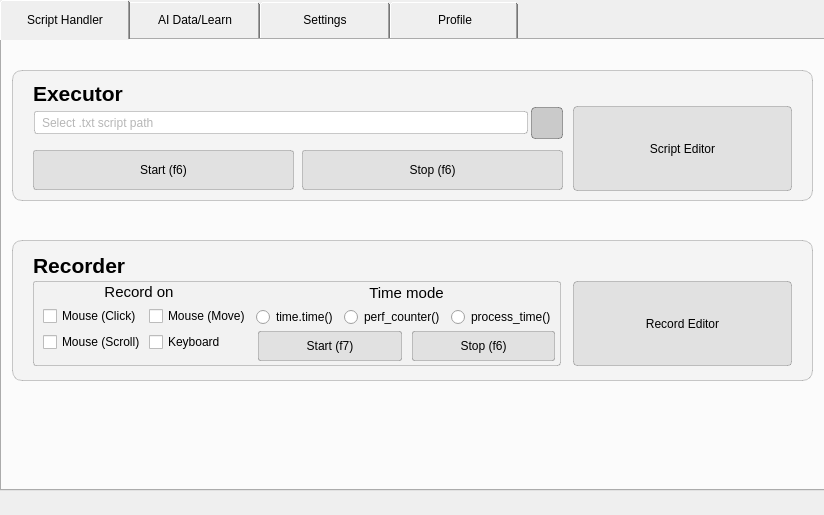
<?xml version="1.0" encoding="UTF-8"?>
<ui version="4.0">
 <class>MainWindow</class>
 <widget class="QMainWindow" name="MainWindow">
  <property name="windowModality">
   <enum>Qt::NonModal</enum>
  </property>
  <property name="enabled">
   <bool>true</bool>
  </property>
  <property name="geometry">
   <rect>
    <x>0</x>
    <y>0</y>
    <width>824</width>
    <height>515</height>
   </rect>
  </property>
  <property name="windowTitle">
   <string>GInput AI</string>
  </property>
  <property name="windowIcon">
   <iconset resource="files_ico.qrc">
    <normaloff>:/ico/assets/mouse_icon-icons.com_60636.ico</normaloff>:/ico/assets/mouse_icon-icons.com_60636.ico</iconset>
  </property>
  <property name="styleSheet">
   <string notr="true"/>
  </property>
  <property name="tabShape">
   <enum>QTabWidget::Rounded</enum>
  </property>
  <property name="dockOptions">
   <set>QMainWindow::AllowTabbedDocks|QMainWindow::AnimatedDocks</set>
  </property>
  <widget class="QWidget" name="centralwidget">
   <widget class="QTabWidget" name="tab_main">
    <property name="geometry">
     <rect>
      <x>0</x>
      <y>0</y>
      <width>881</width>
      <height>491</height>
     </rect>
    </property>
    <property name="styleSheet">
     <string notr="true">QTabBar::tab {
    width: 120px; /* Ширина вкладки */
    height: 30px; /* Высота вкладки */
    padding: 5px; /* Отступы внутри вкладки */
    margin-right: 0px; /* Отступ справа между вкладками */
}
QTabBar::tab {
    flex: 1;
    align-self: center;
}</string>
    </property>
    <property name="currentIndex">
     <number>0</number>
    </property>
    <widget class="QWidget" name="tab1">
     <attribute name="title">
      <string>Script Handler</string>
     </attribute>
     <widget class="QFrame" name="sh_ex">
      <property name="geometry">
       <rect>
        <x>10</x>
        <y>30</y>
        <width>801</width>
        <height>131</height>
       </rect>
      </property>
      <property name="styleSheet">
       <string notr="true">QFrame#sh_ex {
   background-color: rgba(0, 0, 0, 0.03);
   border: 1px solid rgba(0, 0, 0, 0.2); border-radius: 10px;
}</string>
      </property>
      <layout class="QVBoxLayout" name="verticalLayout_3">
       <property name="spacing">
        <number>0</number>
       </property>
       <property name="leftMargin">
        <number>20</number>
       </property>
       <property name="topMargin">
        <number>10</number>
       </property>
       <property name="rightMargin">
        <number>20</number>
       </property>
       <item>
        <widget class="QLabel" name="label">
         <property name="maximumSize">
          <size>
           <width>16777215</width>
           <height>25</height>
          </size>
         </property>
         <property name="layoutDirection">
          <enum>Qt::LeftToRight</enum>
         </property>
         <property name="styleSheet">
          <string notr="true">QLabel {
    font-size: 21px;
    font-weight: bold;
    font-family: &quot;Noto Sans&quot;;
	qproperty-alignment: 'Qt::AlignBottom | Qt::AlignHCenter';
}</string>
         </property>
         <property name="text">
          <string>Executor</string>
         </property>
        </widget>
       </item>
       <item>
        <layout class="QHBoxLayout" name="horizontalLayout_3" stretch="100,45">
         <property name="spacing">
          <number>10</number>
         </property>
         <property name="leftMargin">
          <number>0</number>
         </property>
         <property name="rightMargin">
          <number>0</number>
         </property>
         <item>
          <layout class="QVBoxLayout" name="verticalLayout_2">
           <item>
            <layout class="QHBoxLayout" name="horizontalLayout" stretch="20,0">
             <property name="spacing">
              <number>3</number>
             </property>
             <property name="leftMargin">
              <number>1</number>
             </property>
             <item>
              <widget class="QLineEdit" name="sh_ex_line_filepath">
               <property name="maximumSize">
                <size>
                 <width>16777215</width>
                 <height>23</height>
                </size>
               </property>
               <property name="styleSheet">
                <string notr="true">QLineEdit {
	border: 1px solid rgba(0,0,0,0.2);
	border-radius: 3px;
	padding-left: 5px;
    color: rgb(110, 110, 110);
}
</string>
               </property>
               <property name="placeholderText">
                <string>Select .txt script path</string>
               </property>
              </widget>
             </item>
             <item>
              <widget class="QPushButton" name="sh_ex_filepath">
               <property name="sizePolicy">
                <sizepolicy hsizetype="Minimum" vsizetype="Minimum">
                 <horstretch>0</horstretch>
                 <verstretch>0</verstretch>
                </sizepolicy>
               </property>
               <property name="minimumSize">
                <size>
                 <width>32</width>
                 <height>32</height>
                </size>
               </property>
               <property name="maximumSize">
                <size>
                 <width>32</width>
                 <height>32</height>
                </size>
               </property>
               <property name="styleSheet">
                <string notr="true">QPushButton {
   background-color: rgb(202, 202, 202);
   border: 1px solid rgba(0, 0, 0, 0.32); border-radius: 4px;
}

QPushButton:hover {
    background-color: rgb(210,210,210);
}

QPushButton:pressed {
	background-color: rgb(235,235,235);
}</string>
               </property>
               <property name="text">
                <string/>
               </property>
               <property name="icon">
                <iconset resource="files_ico.qrc">
                 <normaloff>:/ico/assets/folder_open_FILL0_wght400_GRAD0_opsz24.ico</normaloff>:/ico/assets/folder_open_FILL0_wght400_GRAD0_opsz24.ico</iconset>
               </property>
              </widget>
             </item>
            </layout>
           </item>
           <item>
            <layout class="QHBoxLayout" name="horizontalLayout_2">
             <property name="spacing">
              <number>8</number>
             </property>
             <item>
              <widget class="QPushButton" name="sh_ex_start">
               <property name="maximumSize">
                <size>
                 <width>16777215</width>
                 <height>40</height>
                </size>
               </property>
               <property name="styleSheet">
                <string notr="true">QPushButton {
    background-color: rgb(225,225,225);
    border: 1px solid rgba(0,0,0,0.2);
	border-radius: 3px;
}

QPushButton:hover {
    background-color: rgb(235,235,235);
}

QPushButton:pressed {
    background-color: rgb(225,225,225);
    color: rgba(0,0,0,0.4)
}</string>
               </property>
               <property name="text">
                <string>Start (f6)</string>
               </property>
              </widget>
             </item>
             <item>
              <widget class="QPushButton" name="sh_ex_stop">
               <property name="maximumSize">
                <size>
                 <width>16777215</width>
                 <height>40</height>
                </size>
               </property>
               <property name="styleSheet">
                <string notr="true">QPushButton {
    background-color: rgb(225,225,225);
    border: 1px solid rgba(0,0,0,0.2);
	border-radius: 3px;
}

QPushButton:hover {
    background-color: rgb(235,235,235);
}

QPushButton:pressed {
    background-color: rgb(225,225,225);
    color: rgba(0,0,0,0.4)
}</string>
               </property>
               <property name="text">
                <string>Stop (f6)</string>
               </property>
              </widget>
             </item>
            </layout>
           </item>
          </layout>
         </item>
         <item>
          <widget class="QPushButton" name="sh_ex_scripteditor">
           <property name="maximumSize">
            <size>
             <width>219</width>
             <height>85</height>
            </size>
           </property>
           <property name="whatsThis">
            <string>&lt;html&gt;&lt;head/&gt;&lt;body&gt;&lt;p&gt;&lt;br/&gt;&lt;/p&gt;&lt;/body&gt;&lt;/html&gt;</string>
           </property>
           <property name="styleSheet">
            <string notr="true">QPushButton {
    background-color: rgb(225,225,225);
    border: 1px solid rgba(0,0,0,0.2);
	border-radius: 4px;
}

QPushButton:hover {
    background-color: rgb(235,235,235);
}

QPushButton:pressed {
    background-color: rgb(225,225,225);
    color: rgba(0,0,0,0.4)
}</string>
           </property>
           <property name="text">
            <string>Script Editor</string>
           </property>
          </widget>
         </item>
        </layout>
       </item>
      </layout>
     </widget>
     <widget class="QFrame" name="sh_rec">
      <property name="geometry">
       <rect>
        <x>10</x>
        <y>200</y>
        <width>801</width>
        <height>141</height>
       </rect>
      </property>
      <property name="styleSheet">
       <string notr="true">QFrame#sh_rec {
   background-color: rgba(0, 0, 0, 0.03);
   border: 1px solid rgba(0, 0, 0, 0.2); border-radius: 10px;
}</string>
      </property>
      <layout class="QVBoxLayout" name="verticalLayout_5">
       <property name="spacing">
        <number>0</number>
       </property>
       <property name="leftMargin">
        <number>20</number>
       </property>
       <property name="rightMargin">
        <number>20</number>
       </property>
       <item>
        <widget class="QLabel" name="label_5">
         <property name="maximumSize">
          <size>
           <width>16777215</width>
           <height>25</height>
          </size>
         </property>
         <property name="layoutDirection">
          <enum>Qt::LeftToRight</enum>
         </property>
         <property name="styleSheet">
          <string notr="true">QLabel {
    font-size: 21px;
    font-weight: bold;
    font-family: &quot;Noto Sans&quot;;
	qproperty-alignment: 'Qt::AlignBottom | Qt::AlignHCenter';
}</string>
         </property>
         <property name="text">
          <string>Recorder</string>
         </property>
        </widget>
       </item>
       <item>
        <layout class="QHBoxLayout" name="horizontalLayout_7" stretch="700,800">
         <property name="spacing">
          <number>12</number>
         </property>
         <property name="leftMargin">
          <number>0</number>
         </property>
         <property name="rightMargin">
          <number>0</number>
         </property>
         <item>
          <widget class="QFrame" name="frame_recon">
           <property name="sizePolicy">
            <sizepolicy hsizetype="Preferred" vsizetype="Preferred">
             <horstretch>0</horstretch>
             <verstretch>0</verstretch>
            </sizepolicy>
           </property>
           <property name="minimumSize">
            <size>
             <width>0</width>
             <height>0</height>
            </size>
           </property>
           <property name="styleSheet">
            <string notr="true">QFrame#frame_recon {
   background-color: rgba(0,0,0,0.01);
   border: 1px solid rgba(0, 0, 0, 0.2); border-radius: 3px;
}</string>
           </property>
           <property name="frameShape">
            <enum>QFrame::StyledPanel</enum>
           </property>
           <property name="frameShadow">
            <enum>QFrame::Raised</enum>
           </property>
           <widget class="QWidget" name="layoutWidget_2">
            <property name="geometry">
             <rect>
              <x>0</x>
              <y>0</y>
              <width>212</width>
              <height>22</height>
             </rect>
            </property>
            <layout class="QVBoxLayout" name="verticalLayout_14">
             <property name="spacing">
              <number>0</number>
             </property>
             <item>
              <widget class="QLabel" name="label_9">
               <property name="maximumSize">
                <size>
                 <width>16777215</width>
                 <height>20</height>
                </size>
               </property>
               <property name="layoutDirection">
                <enum>Qt::LeftToRight</enum>
               </property>
               <property name="styleSheet">
                <string notr="true">QLabel {
    font-size: 15px;
    font-family: &quot;Noto Sans&quot;;
	qproperty-alignment: 'Qt::AlignVCenter | Qt::AlignHCenter';
}</string>
               </property>
               <property name="text">
                <string>Record on</string>
               </property>
               <property name="alignment">
                <set>Qt::AlignCenter</set>
               </property>
              </widget>
             </item>
            </layout>
           </widget>
           <widget class="QWidget" name="layoutWidget">
            <property name="geometry">
             <rect>
              <x>0</x>
              <y>20</y>
              <width>213</width>
              <height>61</height>
             </rect>
            </property>
            <layout class="QFormLayout" name="formLayout_2">
             <property name="horizontalSpacing">
              <number>3</number>
             </property>
             <property name="verticalSpacing">
              <number>6</number>
             </property>
             <property name="leftMargin">
              <number>10</number>
             </property>
             <property name="topMargin">
              <number>5</number>
             </property>
             <item row="0" column="0">
              <widget class="QCheckBox" name="sh_rec_onmouseclick">
               <property name="text">
                <string>Mouse (Click)</string>
               </property>
              </widget>
             </item>
             <item row="0" column="1">
              <widget class="QCheckBox" name="sh_rec_onmousemove">
               <property name="text">
                <string>Mouse (Move)</string>
               </property>
              </widget>
             </item>
             <item row="1" column="0">
              <widget class="QCheckBox" name="sh_rec_onmousescroll">
               <property name="text">
                <string>Mouse (Scroll)</string>
               </property>
              </widget>
             </item>
             <item row="1" column="1">
              <widget class="QCheckBox" name="sh_rec_onkeyboard">
               <property name="text">
                <string>Keyboard</string>
               </property>
              </widget>
             </item>
            </layout>
           </widget>
           <widget class="QWidget" name="layoutWidget_3">
            <property name="geometry">
             <rect>
              <x>210</x>
              <y>0</y>
              <width>317</width>
              <height>82</height>
             </rect>
            </property>
            <layout class="QVBoxLayout" name="verticalLayout_17">
             <property name="spacing">
              <number>3</number>
             </property>
             <property name="leftMargin">
              <number>10</number>
             </property>
             <property name="topMargin">
              <number>1</number>
             </property>
             <item>
              <widget class="QLabel" name="label_7">
               <property name="maximumSize">
                <size>
                 <width>16777215</width>
                 <height>20</height>
                </size>
               </property>
               <property name="layoutDirection">
                <enum>Qt::LeftToRight</enum>
               </property>
               <property name="styleSheet">
                <string notr="true">QLabel {
    font-size: 15px;
    font-family: &quot;Noto Sans&quot;;
	qproperty-alignment: 'Qt::AlignVCenter | Qt::AlignHCenter';
}</string>
               </property>
               <property name="text">
                <string>Time mode</string>
               </property>
               <property name="alignment">
                <set>Qt::AlignCenter</set>
               </property>
              </widget>
             </item>
             <item>
              <layout class="QHBoxLayout" name="horizontalLayout_4" stretch="0,0,0,0,0">
               <property name="spacing">
                <number>6</number>
               </property>
               <property name="leftMargin">
                <number>0</number>
               </property>
               <property name="rightMargin">
                <number>0</number>
               </property>
               <item>
                <spacer name="horizontalSpacer_11">
                 <property name="orientation">
                  <enum>Qt::Horizontal</enum>
                 </property>
                 <property name="sizeHint" stdset="0">
                  <size>
                   <width>40</width>
                   <height>20</height>
                  </size>
                 </property>
                </spacer>
               </item>
               <item>
                <widget class="QRadioButton" name="sh_rec_ontimetime">
                 <property name="text">
                  <string>time.time()</string>
                 </property>
                </widget>
               </item>
               <item>
                <widget class="QRadioButton" name="sh_rec_onperfcounter">
                 <property name="text">
                  <string>perf_counter()</string>
                 </property>
                </widget>
               </item>
               <item>
                <widget class="QRadioButton" name="sh_rec_onprocesstime">
                 <property name="text">
                  <string>process_time()</string>
                 </property>
                </widget>
               </item>
               <item>
                <spacer name="horizontalSpacer_2">
                 <property name="orientation">
                  <enum>Qt::Horizontal</enum>
                 </property>
                 <property name="sizeHint" stdset="0">
                  <size>
                   <width>40</width>
                   <height>20</height>
                  </size>
                 </property>
                </spacer>
               </item>
              </layout>
             </item>
             <item>
              <layout class="QHBoxLayout" name="horizontalLayout_10">
               <property name="spacing">
                <number>10</number>
               </property>
               <property name="leftMargin">
                <number>5</number>
               </property>
               <property name="rightMargin">
                <number>5</number>
               </property>
               <item>
                <widget class="QPushButton" name="sh_rec_start">
                 <property name="minimumSize">
                  <size>
                   <width>0</width>
                   <height>30</height>
                  </size>
                 </property>
                 <property name="maximumSize">
                  <size>
                   <width>16777215</width>
                   <height>30</height>
                  </size>
                 </property>
                 <property name="styleSheet">
                  <string notr="true">QPushButton {
    background-color: rgb(225,225,225);
    border: 1px solid rgba(0,0,0,0.2);
	border-radius: 2px;
}

QPushButton:hover {
    background-color: rgb(235,235,235);
}

QPushButton:pressed {
    background-color: rgb(225,225,225);
    color: rgba(0,0,0,0.4)
}</string>
                 </property>
                 <property name="text">
                  <string>Start (f7)</string>
                 </property>
                </widget>
               </item>
               <item>
                <widget class="QPushButton" name="sh_rec_stop">
                 <property name="minimumSize">
                  <size>
                   <width>0</width>
                   <height>30</height>
                  </size>
                 </property>
                 <property name="maximumSize">
                  <size>
                   <width>16777215</width>
                   <height>30</height>
                  </size>
                 </property>
                 <property name="styleSheet">
                  <string notr="true">QPushButton {
    background-color: rgb(225,225,225);
    border: 1px solid rgba(0,0,0,0.2);
	border-radius: 2px;
}

QPushButton:hover {
    background-color: rgb(235,235,235);
}

QPushButton:pressed {
    background-color: rgb(225,225,225);
    color: rgba(0,0,0,0.4)
}</string>
                 </property>
                 <property name="text">
                  <string>Stop (f6)</string>
                 </property>
                </widget>
               </item>
              </layout>
             </item>
            </layout>
           </widget>
          </widget>
         </item>
         <item>
          <widget class="QPushButton" name="sh_rec_recordeditor">
           <property name="maximumSize">
            <size>
             <width>219</width>
             <height>85</height>
            </size>
           </property>
           <property name="styleSheet">
            <string notr="true">QPushButton {
    background-color: rgb(225,225,225);
    border: 1px solid rgba(0,0,0,0.2);
	border-radius: 4px;
}

QPushButton:hover {
    background-color: rgb(235,235,235);
}

QPushButton:pressed {
    background-color: rgb(225,225,225);
    color: rgba(0,0,0,0.4)
}</string>
           </property>
           <property name="text">
            <string>Record Editor</string>
           </property>
          </widget>
         </item>
        </layout>
       </item>
      </layout>
     </widget>
    </widget>
    <widget class="QWidget" name="tab4">
     <attribute name="title">
      <string>AI Data/Learn</string>
     </attribute>
    </widget>
    <widget class="QWidget" name="tab3">
     <attribute name="title">
      <string>Settings</string>
     </attribute>
    </widget>
    <widget class="QWidget" name="tab5">
     <attribute name="title">
      <string>Profile</string>
     </attribute>
    </widget>
   </widget>
  </widget>
 </widget>
 <resources>
  <include location="files_ico.qrc"/>
 </resources>
 <connections/>
</ui>
